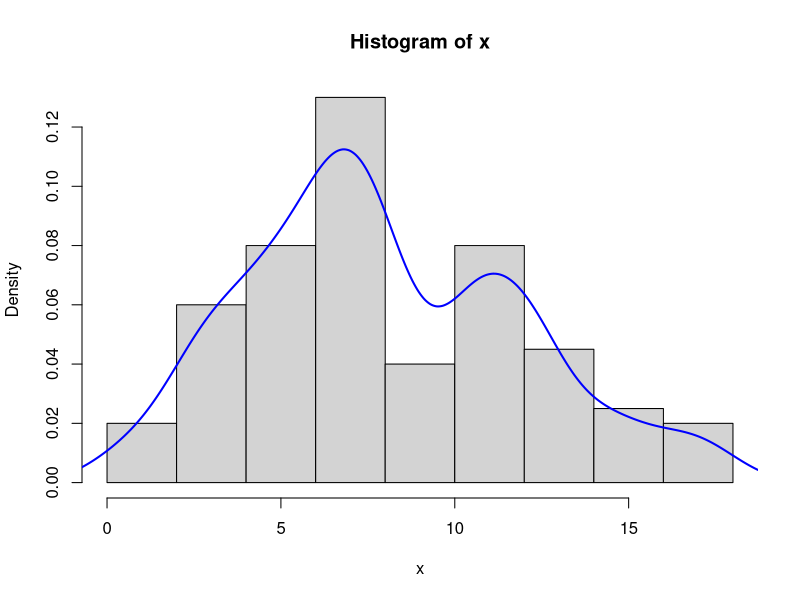

Write the R code that produced this figure.

### finding optimal h using cross-validation:
kdenorm <- function(x,bw,q=NULL){
  if(is.null(q)) {
    q = seq(min(x)-3*bw, max(x)+3*bw, length.out=512)
  }
  
  nx = length(x)
  print(nx)
  nq = length(q)
  print(nq)
  
  # define X_i - x
  xmat = matrix(q,nq,nx) - matrix(x,nq,nx,byrow=TRUE)
  # define kernel function
  denall = dnorm(xmat/bw) / bw
  # define f hat
  denhat = apply(denall,1,mean)
  list(x=q, y=denhat, bw=bw)
}


intfun <- function(ix,x,bw){
  
  kdenorm(x = x,bw = bw,q=ix)$y^2
  
  }

### Defined unbiazed cross validation (UCV) criterion
kdecv <- function(bw,x){
  lo = min(x)-3*bw
  up = max(x)+3*bw
  ival = integrate(intfun,x=x,bw=bw,lower=lo,upper=up)$value
  nx = length(x)
  ival - (2/(nx-1))*sum(kdenorm(x,bw,x)$y - dnorm(0)/(nx*bw) )
}

### test it with an example:
set.seed(1)
### simulate data:
x = (1/3)*rnorm(100,mean = 4,sd = 3)+(2/3)*rnorm(100,mean = 10,sd = 6)
opt.bw <-optimize(kdecv,interval=c(0.05,10),x=x)$minimum

hist(x,freq = FALSE,col = 'lightgray',breaks = 10)
lines(density(x, kernel = "gaussian",bw = opt.bw),col='blue',lwd = 2)


